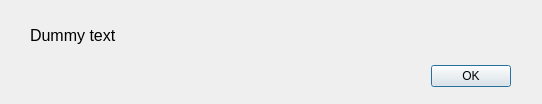
<?xml version="1.0" encoding="UTF-8"?>
<ui version="4.0">
 <class>DWin_Alert</class>
 <widget class="QDialog" name="DWin_Alert">
  <property name="windowModality">
   <enum>Qt::ApplicationModal</enum>
  </property>
  <property name="geometry">
   <rect>
    <x>0</x>
    <y>0</y>
    <width>542</width>
    <height>104</height>
   </rect>
  </property>
  <property name="windowTitle">
   <string>Alert</string>
  </property>
  <widget class="QDialogButtonBox" name="buttonBoxOk">
   <property name="geometry">
    <rect>
     <x>270</x>
     <y>60</y>
     <width>241</width>
     <height>32</height>
    </rect>
   </property>
   <property name="orientation">
    <enum>Qt::Horizontal</enum>
   </property>
   <property name="standardButtons">
    <set>QDialogButtonBox::Ok</set>
   </property>
  </widget>
  <widget class="QLabel" name="labelAlert">
   <property name="geometry">
    <rect>
     <x>30</x>
     <y>20</y>
     <width>481</width>
     <height>31</height>
    </rect>
   </property>
   <property name="font">
    <font>
     <pointsize>12</pointsize>
    </font>
   </property>
   <property name="text">
    <string>Dummy text</string>
   </property>
  </widget>
 </widget>
 <resources/>
 <connections>
  <connection>
   <sender>buttonBoxOk</sender>
   <signal>accepted()</signal>
   <receiver>DWin_Alert</receiver>
   <slot>accept()</slot>
   <hints>
    <hint type="sourcelabel">
     <x>248</x>
     <y>254</y>
    </hint>
    <hint type="destinationlabel">
     <x>157</x>
     <y>274</y>
    </hint>
   </hints>
  </connection>
  <connection>
   <sender>buttonBoxOk</sender>
   <signal>rejected()</signal>
   <receiver>DWin_Alert</receiver>
   <slot>reject()</slot>
   <hints>
    <hint type="sourcelabel">
     <x>316</x>
     <y>260</y>
    </hint>
    <hint type="destinationlabel">
     <x>286</x>
     <y>274</y>
    </hint>
   </hints>
  </connection>
 </connections>
</ui>
